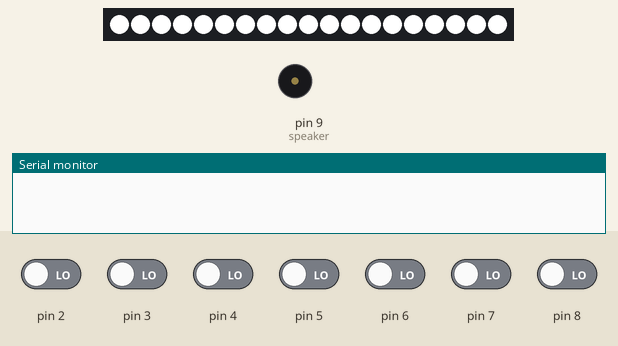
Recording of a sketch running on a simulated Arduino Uno, built with avr-gcc and run on an emulated ATmega328P. Shown: 19 RGB LEDs in strip order, left to right, buzzer (waves = sounding), the last lines printed to the serial monitor. The inputs (shaded band) are chosen by the test bench; at power-on: pin 2–8 LOW.

Above: at 1.2 s.
1.3 s: pin 2 driven HIGH
At 1.9 s:
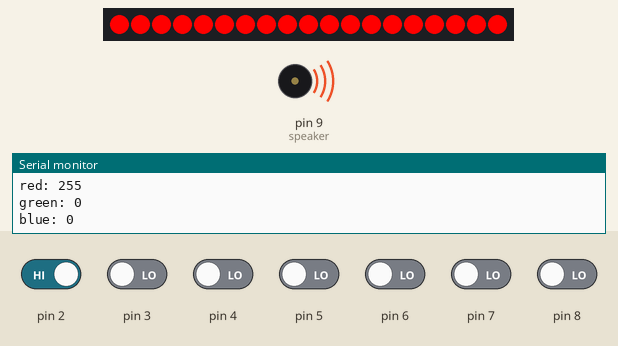
3.6 s: pin 2 driven LOW
At 4.0 s:
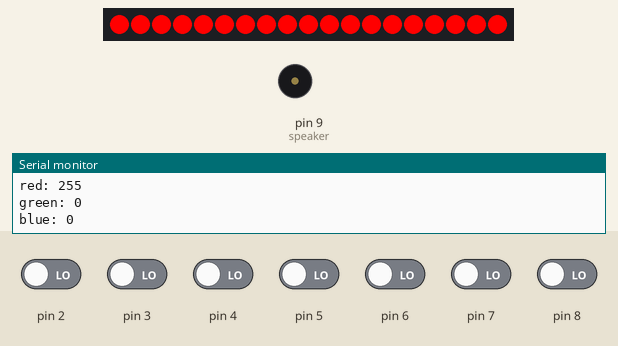
5.2 s: pin 4 driven HIGH
At 5.9 s:
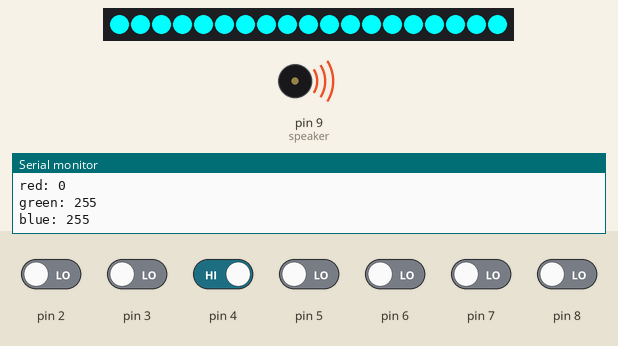
8.0 s: pin 3 driven HIGH
At 8.8 s:
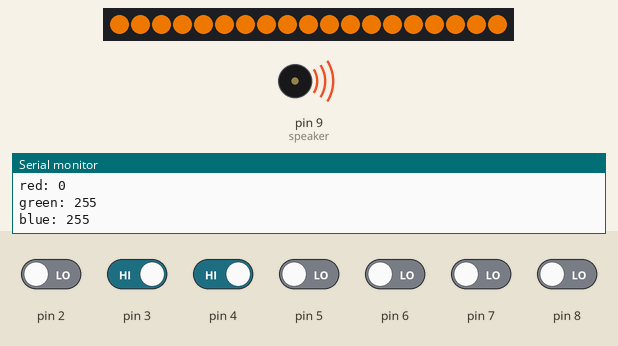
10.9 s: pin 3 driven LOW
At 11.7 s:
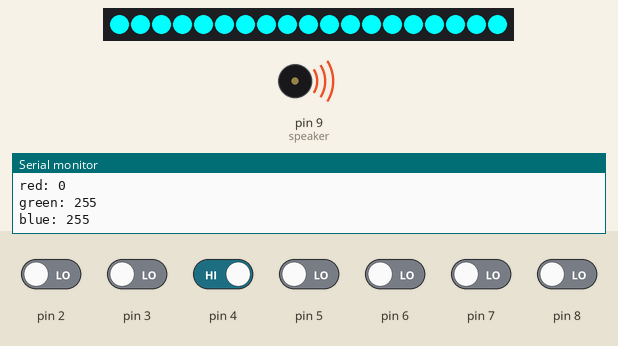
13.9 s: pin 4 driven LOW and pin 5 driven HIGH
At 14.6 s:
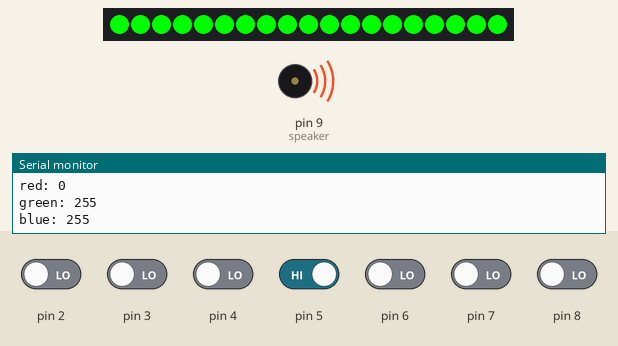
Timing chart, 0 to 17.8 s (numbered marks = the images above; inputs shaded):
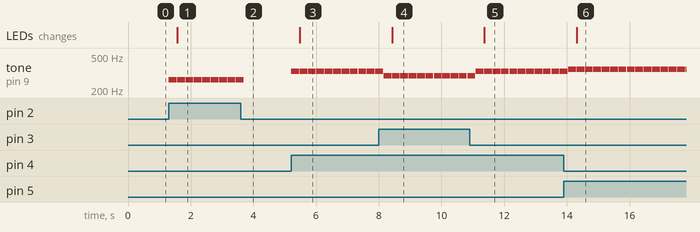

Measured:
- after the input at 1.3 s, tone on pin 9 (speaker): alternates 262 Hz for 0.25 s and silent for 0.02 s, starting at once; the LEDs: change after 0.27 s (image 1)
- after the input at 3.6 s, tone on pin 9 (speaker): goes on until 3.7 s, then stays silent
- after the input at 5.2 s, tone on pin 9 (speaker): alternates 330 Hz for 0.25 s and silent for 0.02 s, starting at once; the LEDs: change after 0.28 s (image 3)
- after the input at 8.0 s, the LEDs: change after 0.42 s (image 4)
- after the input at 10.9 s, the LEDs: change after 0.47 s (image 5)
- after the input at 13.9 s, the LEDs: change after 0.41 s (image 6)

The sketch:

Final_Project.ino
```cpp
#include <Adafruit_NeoPixel.h>

/*************************************************
 * Public Constants
 *************************************************/

#define NOTE_B0  31
#define NOTE_C1  33
#define NOTE_CS1 35
#define NOTE_D1  37
#define NOTE_DS1 39
#define NOTE_E1  41
#define NOTE_F1  44
#define NOTE_FS1 46
#define NOTE_G1  49
#define NOTE_GS1 52
#define NOTE_A1  55
#define NOTE_AS1 58
#define NOTE_B1  62
#define NOTE_C2  65
#define NOTE_CS2 69
#define NOTE_D2  73
#define NOTE_DS2 78
#define NOTE_E2  82
#define NOTE_F2  87
#define NOTE_FS2 93
#define NOTE_G2  98
#define NOTE_GS2 104
#define NOTE_A2  110
#define NOTE_AS2 117
#define NOTE_B2  123
#define NOTE_C3  131
#define NOTE_CS3 139
#define NOTE_D3  147
#define NOTE_DS3 156
#define NOTE_E3  165
#define NOTE_F3  175
#define NOTE_FS3 185
#define NOTE_G3  196
#define NOTE_GS3 208
#define NOTE_A3  220
#define NOTE_AS3 233
#define NOTE_B3  247
#define NOTE_C4  262
#define NOTE_CS4 277
#define NOTE_D4  294
#define NOTE_DS4 311
#define NOTE_E4  330
#define NOTE_F4  349
#define NOTE_FS4 370
#define NOTE_G4  392
#define NOTE_GS4 415
#define NOTE_A4  440
#define NOTE_AS4 466
#define NOTE_B4  494
#define NOTE_C5  523
#define NOTE_CS5 554
#define NOTE_D5  587
#define NOTE_DS5 622
#define NOTE_E5  659
#define NOTE_F5  698
#define NOTE_FS5 740
#define NOTE_G5  784
#define NOTE_GS5 831
#define NOTE_A5  880
#define NOTE_AS5 932
#define NOTE_B5  988
#define NOTE_C6  1047
#define NOTE_CS6 1109
#define NOTE_D6  1175
#define NOTE_DS6 1245
#define NOTE_E6  1319
#define NOTE_F6  1397
#define NOTE_FS6 1480
#define NOTE_G6  1568
#define NOTE_GS6 1661
#define NOTE_A6  1760
#define NOTE_AS6 1865
#define NOTE_B6  1976
#define NOTE_C7  2093
#define NOTE_CS7 2217
#define NOTE_D7  2349
#define NOTE_DS7 2489
#define NOTE_E7  2637
#define NOTE_F7  2794
#define NOTE_FS7 2960
#define NOTE_G7  3136
#define NOTE_GS7 3322
#define NOTE_A7  3520
#define NOTE_AS7 3729
#define NOTE_B7  3951
#define NOTE_C8  4186
#define NOTE_CS8 4435
#define NOTE_D8  4699
#define NOTE_DS8 4978

#define PIN 11
// input pin Neopixel is attached to

#define NUMPIXELS 19
// number of neopixels in Ring

Adafruit_NeoPixel pixels = Adafruit_NeoPixel(NUMPIXELS, PIN, NEO_GRB + NEO_KHZ800);

int delayval = 50;
// timing delay

int redColor = 255;
int greenColor = 255;
int blueColor = 255;

int buttonA = 0;
int buttonB = 0;
int buttonC = 0;
int buttonD = 0;
int buttonE = 0;
int buttonF = 0;
int buttonG = 0;

int speaker = 9;
int delayTime = 250;

void setup() {
  pixels.begin(); // Initializes the NeoPixel library.
  Serial.begin(9600);
  pinMode(speaker,OUTPUT);
}

void loop() {
  buttonA = digitalRead(2);
  buttonB = digitalRead(3);
  buttonC = digitalRead(4);
  buttonD = digitalRead(5);
  buttonE = digitalRead(6);
  buttonF = digitalRead(7);
  buttonG = digitalRead(8);

    if (buttonA == HIGH){
      //LED is red
      redColor = 255;
      greenColor = 0;
      blueColor = 0;
      tone(speaker, NOTE_C4);
      delay(delayTime);
      noTone(speaker);
        Serial.print("one\n");
        Serial.print("red: ");
        Serial.println(redColor);
        Serial.print("green: ");
        Serial.println(greenColor);
        Serial.print("blue: ");
        Serial.println(blueColor);
    }

    else if (buttonB == HIGH){
      //LED is orange
      redColor = 200;
      greenColor = 100;
      blueColor = 0;
      tone(speaker, NOTE_D4);
      delay(delayTime);
      noTone(speaker);
//        Serial.print("two\n");
//        Serial.print("red: ");
//        Serial.println(redColor);
//        Serial.print("green: ");
//        Serial.println(greenColor);
//        Serial.print("blue: ");
//        Serial.println(blueColor);
    }

    else if (buttonC == HIGH){
      //LED is yellow
      redColor = 0;
      greenColor = 255;
      blueColor = 255;
      tone(speaker, NOTE_E4);
      delay(delayTime);
      noTone(speaker);
//        Serial.print("three\n");
        Serial.print("red: ");
        Serial.println(redColor);
        Serial.print("green: ");
        Serial.println(greenColor);
        Serial.print("blue: ");
        Serial.println(blueColor);
    }

    else if (buttonD == HIGH){
      //LED is Green
      redColor = 0;
      greenColor = 255;
      blueColor = 0;
      tone(speaker, NOTE_F4);
      delay(delayTime);
      noTone(speaker);
//        Serial.print("four\n");
//        Serial.print("red: ");
//        Serial.println(redColor);
//        Serial.print("green: ");
//        Serial.println(greenColor);
//        Serial.print("blue: ");
//        Serial.println(blueColor);
    }

    else if (buttonE == HIGH){
      //LED is Blue
      redColor = 0;
      greenColor = 0;
      blueColor = 255;
      tone(speaker, NOTE_G4);
      delay(delayTime);
      noTone(speaker);
//        Serial.print("five\n");
//        Serial.print("red: ");
//        Serial.println(redColor);
//        Serial.print("green: ");
//        Serial.println(greenColor);
//        Serial.print("blue: ");
//        Serial.println(blueColor);
    }

    else if (buttonF == HIGH){
      //LED is Indigo
      redColor = 100;
      greenColor = 100;
      blueColor = 255;
      tone(speaker, NOTE_A4);
      delay(delayTime);
      noTone(speaker);
//        Serial.print("six\n");
//        Serial.print("red: ");
//        Serial.println(redColor);
//        Serial.print("green: ");
//        Serial.println(greenColor);
//        Serial.print("blue: ");
//        Serial.println(blueColor);
    }

    else if (buttonG == HIGH){
      //LED is Violet
      redColor = 255;
      greenColor = 0;
      blueColor = 255;
      tone(speaker, NOTE_B4);
      delay(delayTime);
      noTone(speaker);
//        Serial.print("seven\n");
//        Serial.print("red: ");
//        Serial.println(redColor);
//        Serial.print("green: ");
//        Serial.println(greenColor);
//        Serial.print("blue: ");
//        Serial.println(blueColor);
    }

//    else{
//      redColor = 255;
//      greenColor = 255;
//      blueColor = 255;
//    }

  for(int i=0;i<NUMPIXELS;i++){
    // pixels.Color takes RGB values, from 0,0,0 up to 255,255,255
    pixels.setPixelColor(i, pixels.Color(redColor, greenColor, blueColor));

    pixels.show(); // This sends the updated pixel color to the hardware.
  }
}
```
